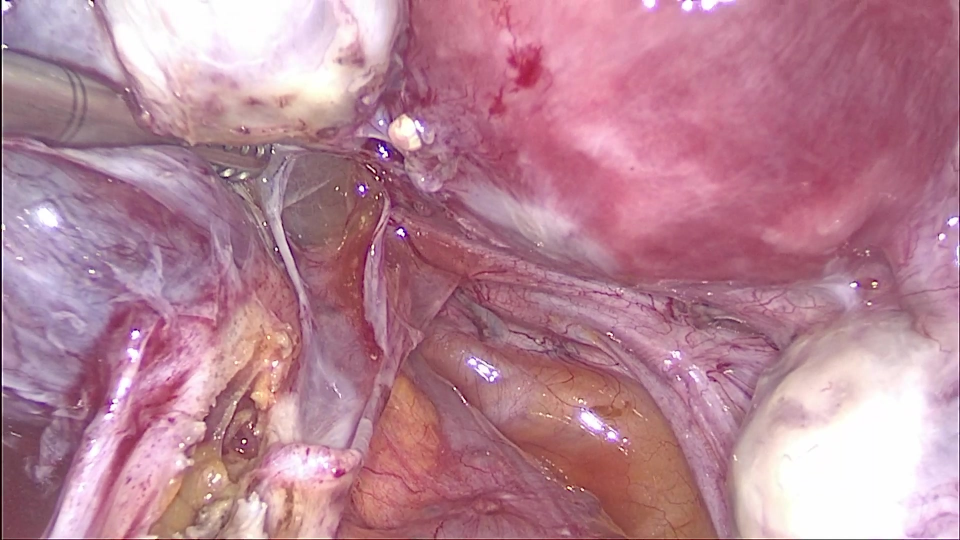
#> input picture annotationData/image/2022-03-31_072450_VID001_Trim_3.mp4_00044.png, 1920 x 1080 px, found by its file name (shown at 1/2 size); its folder holds only this picture in this run
$ python incisionComparison.py
#> lines starting #> are read from the running program, lines starting #| are printed output that depends on the picture
### src/functions.py
import os
import shutil

import numpy as np
import pygsheets
from PIL import Image

from .plot.overlay_mask import reColor
import supervisely_lib as sly

def createDIR(*args):
    # create new directory for images
    path = ''
    for name_dir in args:
        path = os.path.join(path, name_dir)
    isExist = os.path.exists(path)
    if not isExist:
        os.makedirs(path)
        print("The " + name_dir + " directory is created!")
        return path
# [15 lines left out: functions reColor, find, not called in this run]

import cv2
# [95 lines left out: functions extractFrame, findClass, get_frames_from_api, write_to_gsheet, write_ndarray_to_gsheet, overlayMasks_incision and 1 more, not called in this run]

### src/annotator_module/annotator_workflow/incisionComparison.py
import cv2
import numpy as np
from PIL import Image, ImageDraw, ImageFont
import math
import os
import pandas as pd
from src.functions import createDIR
from overlay_mask import reColor
from statistics import mean

batch_num = 11
# from IncisionDataFolderCreation import batch_num

common_path = 'annotationData26/'
# machine_path = '/data/projects/IncisionDeepLab/outputs_consensus_Batch3-7/inference_results'
# machine_path = '/data/projects/IncisionDeepLab/outputs_consensus_Batch3-7_mobilenet/inference_results'
machine_path = '/data/DATA/Incision_predictions/Batch11/all/final'
dest_folder = 'ImgOut'
draw_machine_prediction = False


def overlayMasks_incision(image_orig, mask1, mask2):
    # This function takes the two masks and overlay them to the image_orig
    bg = image_orig.convert('RGB')

    overlay = mask1.convert('RGB')
    overlay = reColor(overlay, color2=(255, 0, 0))

    overlay2 = mask2.convert('RGB')
    overlay2 = reColor(overlay2, color2=(0, 255, 0))

    # Replace (255,255,0) with (255,0,0)
    data1 = np.array(overlay)  # "data" is a height x width x 4 numpy array
    data2 = np.array(overlay2)  # "data" is a height x width x 4 numpy array
    data = data1 + data2
    red, green, blue = data.T  # Temporarily unpack the bands for readability
    two_colored_areas = (red == 255) & (blue == 0) & (green == 255)
    data[two_colored_areas.T] = (255, 0, 0)  # Transpose back neede
    overlay_final = Image.fromarray(data)
    mask_final = overlay_final.convert('L')
    mask_final = mask_final.point(lambda p: 60 if p > 5 else 0)

    bg.paste(overlay_final, None, mask_final)
    return bg


def initializeMask(size):
    a = Image.new(mode="RGBA", size=(size[0], size[1]), color="black")
    return a


images = os.listdir(common_path + '/image')
createDIR('', dest_folder)
lenimg = len(images)
print('There are %d images' % lenimg)
batch_size = 4
space_height = 120
ep = 1e-15
nameList = []
frameList = []
HFNstat = []
SFNstat = []
HFJstat = []
SFJstat = []
HGNstat = []
SGNstat = []
HGJstat = []
SGJstat = []
MGNstat = []
MGJstat = []
MFNstat = []
MFJstat = []
MNJstat = []
HNJstat = []
SNJstat = []
HCFstat = []
SCFstat = []
MCFstat = []
HCNstat = []
SCNstat = []
MCNstat = []
HCGstat = []
SCGstat = []
MCGstat = []
HCJstat = []
SCJstat = []
MCJstat = []


for j in range(math.ceil(lenimg / batch_size)):
    counter = 1
    batchstart = True
    hh = 0
    print(j)
    for i in range(j * batch_size, (j + 1) * batch_size):
        if i > lenimg - 1:
            break
        image_orig = Image.open(os.path.join(common_path, 'image', images[i]))
#> image_orig is the input picture: PIL image 1920x1080 RGB; mean R, G, B 182.9, 131.8, 148.7

        maskH_N = initializeMask(image_orig.size)
        maskS_N = initializeMask(image_orig.size)
        maskH_F = initializeMask(image_orig.size)
        maskS_F = initializeMask(image_orig.size)
        maskH_G = initializeMask(image_orig.size)
        maskS_G = initializeMask(image_orig.size)
        maskH_J = initializeMask(image_orig.size)
        maskS_J = initializeMask(image_orig.size)

        try:
            maskH_N = Image.open(os.path.join(common_path, 'maskTreatN', images[i][:-4] + '.png'))
        except:
            print('There is no Hard Zone on Nicolas\'s annot on ' + images[i][:-4])
        try:
            maskS_N = Image.open(os.path.join(common_path, 'maskCheckN', images[i][:-4] + '.png'))
        except:
            print('There is no Security Zone on Nicolas\'s annot on ' + images[i][:-4])
        #### Jean Luc ####
        try:
            maskH_J = Image.open(os.path.join(common_path, 'maskTreatJ', images[i][:-4] + '.png'))
        except:
            print('There is no Hard Zone on Jean Luc\'s annot on ' + images[i][:-4])
        try:
            maskS_J = Image.open(os.path.join(common_path, 'maskCheckJ', images[i][:-4] + '.png'))
        except:
            print('There is no Security Zone on Jean Luc\'s annot on ' + images[i][:-4])
        #### Giuseppe ####
        try:
            maskH_G = Image.open(os.path.join(common_path, 'maskTreatG', images[i][:-4] + '.png'))
        except:
            print('There is no Hard Zone on Giuseppe\'s annot on ' + images[i][:-4])
        try:
            maskS_G = Image.open(os.path.join(common_path, 'maskCheckG', images[i][:-4] + '.png'))
        except:
            print('There is no Security Zone on Giuseppe\'s annot on ' + images[i][:-4])
        #### Filippo ####
        try:
            maskH_F = Image.open(os.path.join(common_path, 'maskTreatF', images[i][:-4] + '.png'))
        except:
            print('There is no Hard Zone on Filippo\'s annot on ' + images[i][:-4])
        try:
            maskS_F = Image.open(os.path.join(common_path, 'maskCheckF', images[i][:-4] + '.png'))
        except:
            print('There is no Security Zone on Filippo\'s annot on ' + images[i][:-4])
        try:
            maskH_C = Image.open(os.path.join(common_path, 'maskTreatI', images[i][:-4] + '.png'))
        except:
            print('There is no Hard Zone on Consensus\'s annot on ' + images[i][:-4])
        try:
            maskS_C = Image.open(os.path.join(common_path, 'maskCheckI', images[i][:-4] + '.png'))
        except:
            print('There is no Security Zone on Consensus\'s annot on ' + images[i][:-4])

        maskH_N_array = np.array(maskH_N.convert('1'))
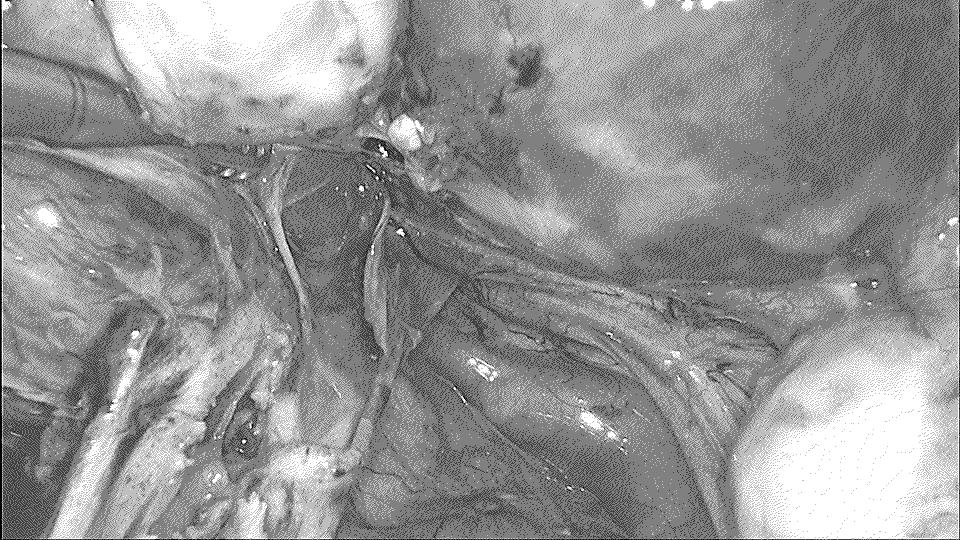
#> maskH_N_array: shape (1080, 1920) bool (shown at 1/2 size); 58.2% white; black in thin lines or dots
        maskS_N_array = np.array(maskS_N.convert('1'))
        maskH_J_array = np.array(maskH_J.convert('1'))
        maskS_J_array = np.array(maskS_J.convert('1'))
        maskH_1_array = np.array(maskH_G.convert('1'))
        maskS_1_array = np.array(maskS_G.convert('1'))
        maskH_2_array = np.array(maskH_F.convert('1'))
        maskS_2_array = np.array(maskS_F.convert('1'))
        maskH_C_array = np.array(maskH_C.convert('1'))
        maskS_C_array = np.array(maskS_C.convert('1'))

        try:
            # score of Hard zones with ANNOT.2 & Nicolas
            H2N = round((np.count_nonzero(maskH_2_array & maskH_N_array) / np.count_nonzero(
                maskH_2_array | maskH_N_array)) * 100, 2)
#> H2N = 100
        except ZeroDivisionError:
            H2N = 100
        try:
            # score of Hard zones with ANNOT.1 & Nicolas
            H1N = round((np.count_nonzero(maskH_1_array & maskH_N_array) / np.count_nonzero(
                maskH_1_array | maskH_N_array)) * 100, 2)
#> H1N = 100
        except ZeroDivisionError:
            H1N = 100
        try:
            # score of Hard zones with ANNOT.2 & JL
            H2J = round((np.count_nonzero(maskH_2_array & maskH_J_array) / np.count_nonzero(
                maskH_2_array | maskH_J_array)) * 100, 2)
#> H2J = 100
        except ZeroDivisionError:
            H2J = 100
        try:
            # score of Hard zones with ANNOT.1 & JL
            H1J = round((np.count_nonzero(maskH_1_array & maskH_J_array) / np.count_nonzero(
                maskH_1_array | maskH_J_array)) * 100, 2)
#> H1J = 100
        except ZeroDivisionError:
            H1J = 100
        try:
            # score of Check zones with ANNOT.1 & Nicolas
            S1N = round((np.count_nonzero(maskS_1_array & maskS_N_array) / np.count_nonzero(
                maskS_1_array | maskS_N_array)) * 100, 2)
#> S1N = 100
        except ZeroDivisionError:
            S1N = 100
        try:
            # score of Check zones with ANNOT.2 & Nicolas
            S2N = round((np.count_nonzero(maskS_2_array & maskS_N_array) / np.count_nonzero(
                maskS_2_array | maskS_N_array)) * 100, 2)
#> S2N = 100
        except ZeroDivisionError:
            S2N = 100
        try:
            # score of Check zones with ANNOT.1 & Jean-Luc
            S1J = round((np.count_nonzero(maskS_1_array & maskS_J_array) / np.count_nonzero(
                maskS_1_array | maskS_J_array)) * 100, 2)
#> S1J = 100
        except ZeroDivisionError:
            S1J = 100
        try:
            # score of Check zones with ANNOT.2 & Jean-Luc
            S2J = round((np.count_nonzero(maskS_2_array & maskS_J_array) / np.count_nonzero(
                maskS_2_array | maskS_J_array)) * 100, 2)
#> S2J = 100
        except ZeroDivisionError:
            S2J = 100
        try:
            # score of Hard zones with Jean-Luc and Nicolas
            HNJ = round((np.count_nonzero(maskH_N_array & maskH_J_array) / np.count_nonzero(
                maskH_N_array | maskH_J_array)) * 100, 2)
#> HNJ = 100
        except ZeroDivisionError:
            HNJ = 100

        try:
            # score of Check zones with Jean-Luc and Nicolas
            SNJ = round((np.count_nonzero(maskS_N_array & maskS_J_array) / np.count_nonzero(
                maskS_N_array | maskS_J_array)) * 100, 2)
#> SNJ = 100
        except ZeroDivisionError:
            SNJ = 100
            # Merged zones
        merge1 = maskS_1_array | maskH_1_array
#> merge1: shape (1080, 1920) bool; 58.2% white; black in thin lines or dots
        merge2 = maskS_2_array | maskH_2_array
        mergeN = maskS_N_array | maskH_N_array
        mergeJ = maskS_J_array | maskH_J_array
        mergeC = maskS_C_array | maskH_C_array
        try:
            # score of merged zones with Annot.1 and Nicolas
            M1N = round((np.count_nonzero(mergeN & merge1) / np.count_nonzero(
                mergeN | merge1)) * 100, 2)
#> M1N = 100
        except ZeroDivisionError:
            M1N = 100
        try:
            # score of merged zones with Annot.2 and Nicolas
            M2N = round((np.count_nonzero(mergeN & merge2) / np.count_nonzero(
                mergeN | merge2)) * 100, 2)
#> M2N = 100

        except ZeroDivisionError:
            M2N = 100
        try:
            # score of merged zones with Annot.1 and Jean-Luc
            M1J = round((np.count_nonzero(mergeJ & merge1) / np.count_nonzero(
                mergeJ | merge1)) * 100, 2)
#> M1J = 100
        except ZeroDivisionError:
            M1J = 100
        try:
            # score of merged zones with Annot.1 and Jean-Luc
            M2J = round((np.count_nonzero(mergeJ & merge2) / np.count_nonzero(
                mergeJ | merge2)) * 100, 2)
#> M2J = 100
        except ZeroDivisionError:
            M2J = 100
        try:
            # score of merged zones with Nicolas and Jean-Luc
            MNJ = round((np.count_nonzero(mergeJ & mergeN) / np.count_nonzero(
                mergeJ | mergeN)) * 100, 2)
#> MNJ = 100
        except ZeroDivisionError:
            MNJ = 100


#########################
#> (the run stopped early here; a loop or call above may not have finished)

$ run again, on annotationData/image/FCF1_GY_20230428_077_VID001_trim1.mp4_01439.png
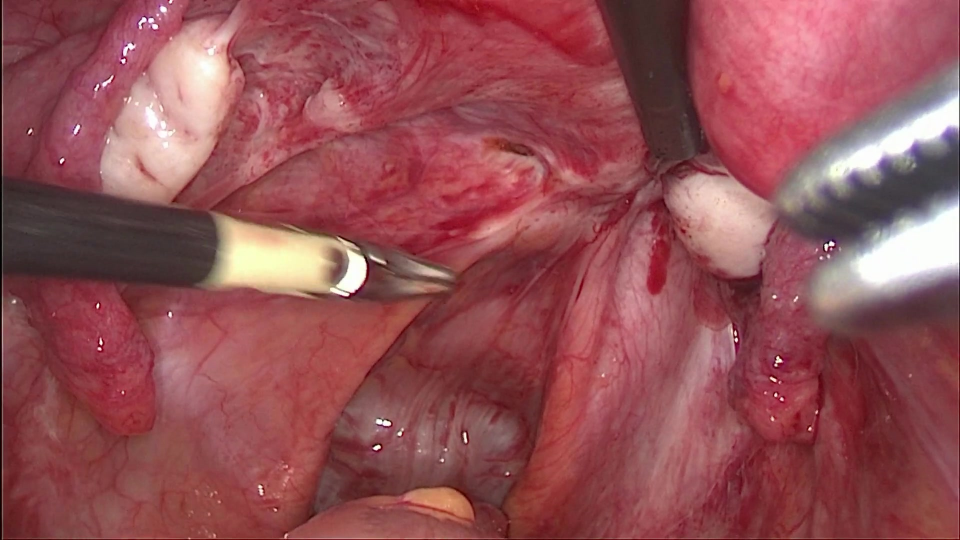
#> input picture annotationData/image/FCF1_GY_20230428_077_VID001_trim1.mp4_01439.png, 1920 x 1080 px, found by its file name (shown at 1/2 size)
#> image_orig is the input picture: PIL image 1920x1080 RGB; mean R, G, B 147.5, 80.1, 85.1
#> `maskH_N_array = np.array(maskH_N.convert('1'))`:
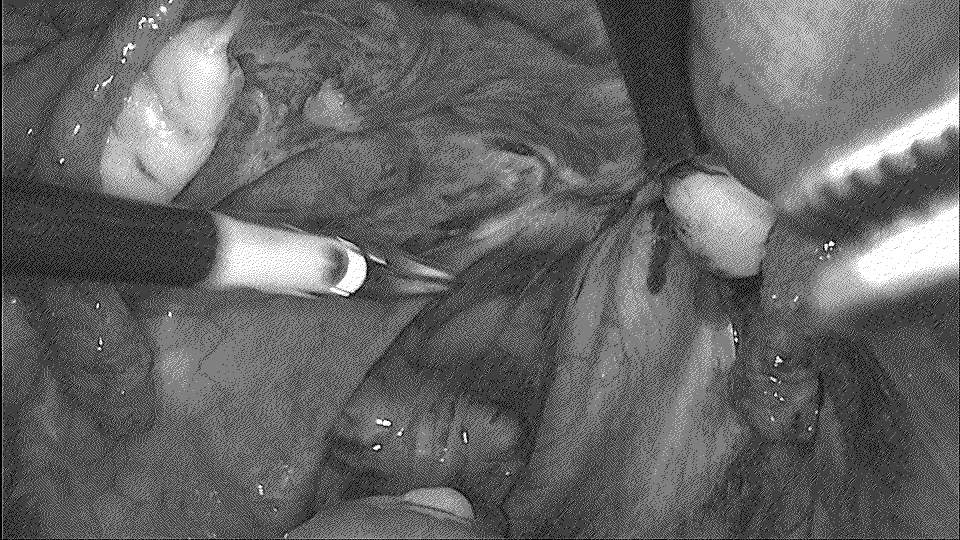
#> maskH_N_array: shape (1080, 1920) bool (shown at 1/2 size); 39.3% white in thin lines or dots
#> H2N = 100
#> merge1: shape (1080, 1920) bool; 39.3% white in thin lines or dots
